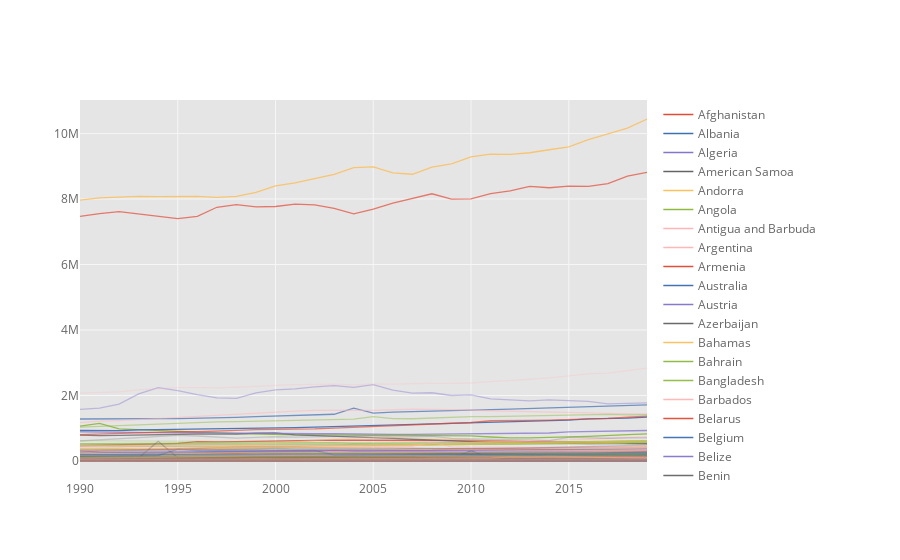

Here is the notebook cell this chart was saved with:
### Markdown cell above
Now let's see which country has highest number of deaths by year by plotting it

### Code cell
pivot2.iplot(kind = 'line')
